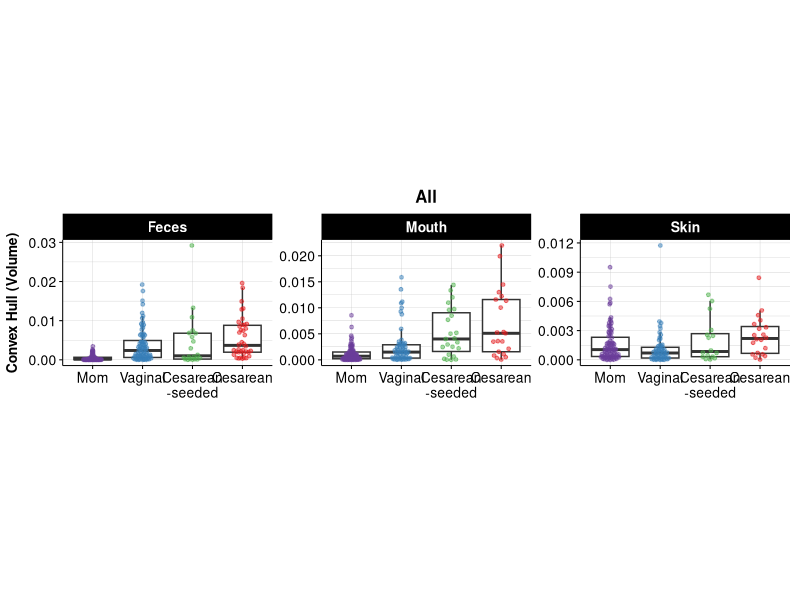
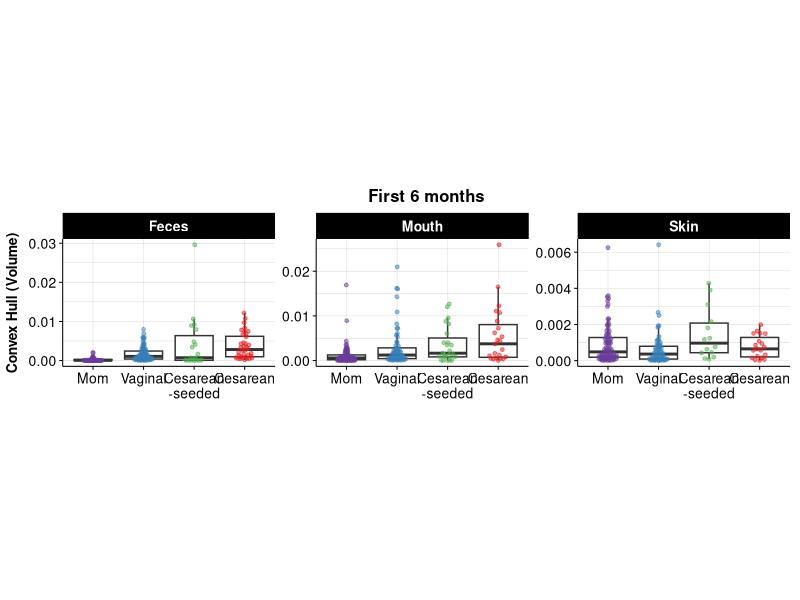

The R script that drew these images, in order:
## ---- chunk 1
knitr::opts_chunk$set(echo = TRUE, cache = TRUE, warning = FALSE, message = FALSE)
# Loading library here
library(tidyverse)
library(ggbeeswarm)

sessionInfo()
np = switch(Sys.info()[['sysname']], Windows = 1, Darwin = 4)
fig_path = "tmp_figs/"
## ---- chunk 2
theme_Pub <- function(base_size=10) {
    require(grid)
    require(ggthemes)
    (theme_foundation(base_size=base_size)
        + theme(plot.title = element_text(face = "bold",
                                          size = rel(1.2), hjust = 0.5),
                text = element_text(),
                panel.background = element_rect(colour = NA),
                plot.background = element_rect(colour = NA),
                panel.border = element_rect(colour = NA),
                axis.title = element_text(face = "bold", size = rel(1), color = "black"),
                axis.title.y = element_text(angle=90, vjust =2),
                axis.title.x = element_text(vjust = -0.2),
                axis.text = element_text(size = rel(1), color = "black"),
                axis.line = element_line(color = "black", size = 1/.pt),
                axis.ticks = element_line(color = "black", size = 1/.pt),
                panel.grid.major = element_line(color = "grey", size = 0.1),
                panel.grid.minor = element_line(color = "grey", size = 0.1),
                legend.key = element_rect(colour = NA),
                legend.position = "right",
                legend.direction = "vertical",
                legend.key.size= unit(0.4, "cm"),
                legend.title = element_text(face="italic"),
                legend.text=element_text(size = rel(0.8)),
                plot.margin=unit(c(1,0.5,0.5,0.5),"lines"),
                strip.background=element_rect(colour="black",fill="black"),
                strip.text = element_text(face="bold", color = "white", size = rel(1))
        ))
}


set_panel_size <- function (p = last_plot(), g = ggplot2::ggplotGrob(p), file = NULL, margin = unit(1, "mm"), width = unit(4, "cm"), height = unit(4, "cm"), panel.size = T, msg = F, bitmap = "png", useDingbats = F, ...) {
    # This function is used to fine-tube the size of the panel
    #
    # Args:
    #   p: the ggplot object
    #   g: the ggplotGrob table for p, usually this parameter should not be changed
    #   file: file path
    #   margin: page margin, a unit object
    #   width: the exact unit object
    #   height: the exact unit object
    #   panel.size: whether the width and height is panel size or the overall graph
    #   msg: whether to print the grob table
    #   bitmap: whether to also export an exact version of bitmap: "png", "tiff", NULL
    #   ...: other ggsave parameters
    panels <- grep("panel", g$layout$name)
    panel_index_w <- unique(g$layout$l[panels])
    panel_index_h <- unique(g$layout$t[panels])
    nw <- length(panel_index_w)
    nh <- length(panel_index_h)
    if (panel.size){
        if (length(width)==1 & length(height)==1){
            g$widths[panel_index_w] <- rep(width, nw)
            g$heights[panel_index_h] <- rep(height, nh)
            if (!is.null(file)) {
                ggplot2::ggsave(file, g, width = grid::convertWidth(sum(g$widths) + 2 * margin, unitTo = "in", valueOnly = TRUE), height = grid::convertHeight(sum(g$heights) + 2 * margin, unitTo = "in", valueOnly = TRUE), useDingbats = useDingbats, ...)
                if (!is.null(bitmap)) {
                    ggplot2::ggsave(paste0(tools::file_path_sans_ext(file), ".", bitmap), g, width = grid::convertWidth(sum(g$widths) + 2 * margin, unitTo = "in", valueOnly = TRUE), height = grid::convertHeight(sum(g$heights) + 2 * margin, unitTo = "in", valueOnly = TRUE),  dpi = 600, ...)
                }
            }
        }
        else{
            g$widths[panel_index_w] <- width
            g$heights[panel_index_h] <- height
            if (!is.null(file)) {
                ggplot2::ggsave(file, g, width = grid::convertWidth(sum(g$widths) + 2 * margin, unitTo = "in", valueOnly = TRUE), height = grid::convertHeight(sum(g$heights) + 2 * margin, unitTo = "in", valueOnly = TRUE), useDingbats = useDingbats, ...)
                if (!is.null(bitmap)) {
                    ggplot2::ggsave(paste0(tools::file_path_sans_ext(file), ".", bitmap), g, width = grid::convertWidth(sum(g$widths) + 2 * margin, unitTo = "in", valueOnly = TRUE), height = grid::convertHeight(sum(g$heights) + 2 * margin, unitTo = "in", valueOnly = TRUE),  dpi = 600, ...)
                }
            }
        }
    }
    else{
        sum_panel_width = convertWidth(width - sum(g$widths[-panel_index_w]) - 2 * margin, unitTo = "in", valueOnly = TRUE)
        sum_panel_height = convertWidth(height - sum(g$heights[-panel_index_h]) - 2 * margin, unitTo = "in", valueOnly = TRUE)
        panel_width_r <- as.numeric(g$widths[panel_index_w])
        panel_height_r <- as.numeric(g$heights[panel_index_h])
        g$widths[panel_index_w] <- unit(panel_width_r/sum(panel_width_r)*sum_panel_width, units = "in")
        g$heights[panel_index_h] <- unit(panel_height_r/sum(panel_height_r)*sum_panel_height, units = "in")
        if (!is.null(file)) {
            ggplot2::ggsave(file, g, width = width, height = height, useDingbats = useDingbats, ...)
            if (!is.null(bitmap)) {
                ggplot2::ggsave(paste0(tools::file_path_sans_ext(file), ".", bitmap), g, width = grid::convertWidth(sum(g$widths) + 2 * margin, unitTo = "in", valueOnly = TRUE), height = grid::convertHeight(sum(g$heights) + 2 * margin, unitTo = "in", valueOnly = TRUE),  dpi = 600, ...)
            }
            print(g$widths[panel_index_w])
            print(g$heights[panel_index_h])
        }
    }
}


## ---- chunk 3
# import metadata
Convex_all <- read.delim("../results/ConvexHullOutput.csv", header = T, sep = ",", na.strings = c("", "NA"), stringsAsFactors = F) %>% select(-X) %>% mutate(birth_mode = factor(birth_mode, levels = c("Mom", "Vag", "CSseed", "CS")), body_site2 = ifelse(body_site=="Forearm", "Skin", body_site))

Convex_6mon <- read.delim("../results/ConvexHullOutput_6mon.csv", header = T, sep = ",", na.strings = c("", "NA"), stringsAsFactors = F) %>% select(-X) %>% mutate(birth_mode = factor(birth_mode, levels = c("Mom", "Vag", "CSseed", "CS")), body_site2 = ifelse(body_site=="Forearm", "Skin", body_site))


clr_bm = c("#e41a1c", "#4daf4a", "#377eb8", "#6a3d9a")
names(clr_bm) = c("CS", "CSseed", "Vag", "Mom")
## ---- chunk 4

ggplot(Convex_all, aes(x = birth_mode, y = convexhull_volume)) +
    geom_boxplot(outlier.shape = NA) +
    geom_quasirandom(size = 1, width = 0.2, alpha = 0.5, aes(color = birth_mode), show.legend = F) +
    facet_wrap(.~body_site2, scales = "free_y") +
    scale_x_discrete(labels = c("Mom", "Vaginal", "Cesarean\n-seeded", "Cesarean")) +
    scale_color_manual(values = clr_bm) +
    theme_Pub(base_size = 10) + theme(aspect.ratio = 0.6) +
    labs(x = "", y = "Convex Hull (Volume)", title = "All")
set_panel_size(file = "../results/Figure-ConvexHull-R.pdf", width = unit(1.5, "in"), height = unit(0.9, "in"))

ggplot(Convex_6mon, aes(x = birth_mode, y = convexhull_volume)) +
    geom_boxplot(outlier.shape = NA) +
    geom_quasirandom(size = 1, width = 0.2, alpha = 0.5, aes(color = birth_mode), show.legend = F) +
    facet_wrap(.~body_site2, scales = "free_y") +
    scale_x_discrete(labels = c("Mom", "Vaginal", "Cesarean\n-seeded", "Cesarean")) +
    scale_color_manual(values = clr_bm) +
    theme_Pub(base_size = 10) + theme(aspect.ratio = 0.6) +
    labs(x = "", y = "Convex Hull (Volume)", title = "First 6 months")
set_panel_size(file = "../results/Figure-ConvexHull-6mon-R.pdf", width = unit(1.5, "in"), height = unit(0.9, "in"))
